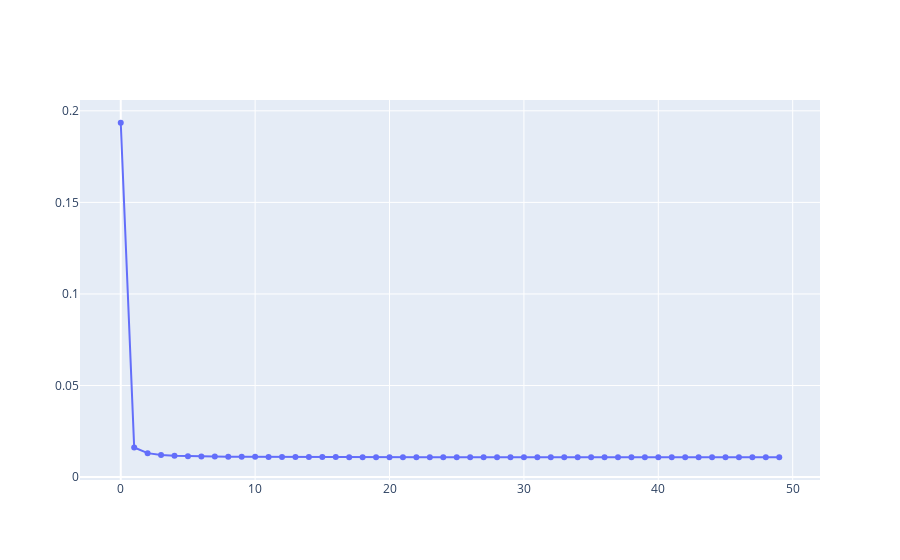

Notebook cell for this chart:
### Markdown cell above
### Función de coste

### Code cell
fig = go.Figure(data=go.Scatter(x=list(range(len(mod["costs"]))),y=mod["costs"], mode="lines+markers"))

fig.show()
